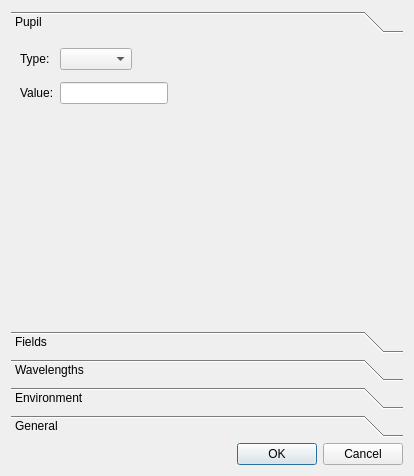
<?xml version="1.0" encoding="UTF-8"?>
<ui version="4.0">
 <class>SpecEditorDlg</class>
 <widget class="QDialog" name="SpecEditorDlg">
  <property name="geometry">
   <rect>
    <x>0</x>
    <y>0</y>
    <width>414</width>
    <height>476</height>
   </rect>
  </property>
  <property name="windowTitle">
   <string>Dialog</string>
  </property>
  <layout class="QVBoxLayout" name="verticalLayout">
   <item>
    <widget class="QToolBox" name="toolBox">
     <property name="currentIndex">
      <number>0</number>
     </property>
     <widget class="QWidget" name="pupilPage">
      <property name="geometry">
       <rect>
        <x>0</x>
        <y>0</y>
        <width>390</width>
        <height>242</height>
       </rect>
      </property>
      <attribute name="label">
       <string>Pupil</string>
      </attribute>
      <layout class="QGridLayout" name="gridLayout_2">
       <item row="3" column="0" colspan="2">
        <spacer name="verticalSpacer">
         <property name="orientation">
          <enum>Qt::Vertical</enum>
         </property>
         <property name="sizeHint" stdset="0">
          <size>
           <width>20</width>
           <height>40</height>
          </size>
         </property>
        </spacer>
       </item>
       <item row="2" column="1">
        <widget class="QLineEdit" name="pupilValueEdit">
         <property name="sizePolicy">
          <sizepolicy hsizetype="Preferred" vsizetype="Fixed">
           <horstretch>0</horstretch>
           <verstretch>0</verstretch>
          </sizepolicy>
         </property>
        </widget>
       </item>
       <item row="0" column="0">
        <widget class="QLabel" name="label_4">
         <property name="text">
          <string>Type:</string>
         </property>
        </widget>
       </item>
       <item row="0" column="1">
        <widget class="QComboBox" name="pupilTypeCombo">
         <property name="sizePolicy">
          <sizepolicy hsizetype="Fixed" vsizetype="Fixed">
           <horstretch>0</horstretch>
           <verstretch>0</verstretch>
          </sizepolicy>
         </property>
        </widget>
       </item>
       <item row="2" column="0">
        <widget class="QLabel" name="label_3">
         <property name="text">
          <string>Value:</string>
         </property>
        </widget>
       </item>
       <item row="0" column="2" rowspan="3">
        <spacer name="horizontalSpacer">
         <property name="orientation">
          <enum>Qt::Horizontal</enum>
         </property>
         <property name="sizeHint" stdset="0">
          <size>
           <width>40</width>
           <height>20</height>
          </size>
         </property>
        </spacer>
       </item>
      </layout>
     </widget>
     <widget class="QWidget" name="fieldPage">
      <property name="geometry">
       <rect>
        <x>0</x>
        <y>0</y>
        <width>390</width>
        <height>242</height>
       </rect>
      </property>
      <attribute name="label">
       <string>Fields</string>
      </attribute>
      <layout class="QGridLayout" name="gridLayout_4">
       <item row="1" column="3">
        <widget class="QPushButton" name="addFieldButton">
         <property name="sizePolicy">
          <sizepolicy hsizetype="Fixed" vsizetype="Fixed">
           <horstretch>0</horstretch>
           <verstretch>0</verstretch>
          </sizepolicy>
         </property>
         <property name="text">
          <string>Add</string>
         </property>
        </widget>
       </item>
       <item row="1" column="1">
        <widget class="QPushButton" name="insertFieldButton">
         <property name="sizePolicy">
          <sizepolicy hsizetype="Fixed" vsizetype="Fixed">
           <horstretch>0</horstretch>
           <verstretch>0</verstretch>
          </sizepolicy>
         </property>
         <property name="text">
          <string>Insert</string>
         </property>
        </widget>
       </item>
       <item row="1" column="2">
        <widget class="QPushButton" name="removeFieldButton">
         <property name="sizePolicy">
          <sizepolicy hsizetype="Fixed" vsizetype="Fixed">
           <horstretch>0</horstretch>
           <verstretch>0</verstretch>
          </sizepolicy>
         </property>
         <property name="text">
          <string>Remove</string>
         </property>
        </widget>
       </item>
       <item row="1" column="0">
        <spacer name="horizontalSpacer_2">
         <property name="orientation">
          <enum>Qt::Horizontal</enum>
         </property>
         <property name="sizeHint" stdset="0">
          <size>
           <width>40</width>
           <height>20</height>
          </size>
         </property>
        </spacer>
       </item>
       <item row="2" column="0" colspan="4">
        <widget class="FieldTableWidget" name="fieldTable"/>
       </item>
       <item row="0" column="0">
        <widget class="QLabel" name="label_7">
         <property name="text">
          <string>Field Type:</string>
         </property>
        </widget>
       </item>
       <item row="0" column="1" colspan="3">
        <widget class="QComboBox" name="fieldTypeCombo"/>
       </item>
      </layout>
     </widget>
     <widget class="QWidget" name="wavelengthPage">
      <property name="geometry">
       <rect>
        <x>0</x>
        <y>0</y>
        <width>390</width>
        <height>242</height>
       </rect>
      </property>
      <attribute name="label">
       <string>Wavelengths</string>
      </attribute>
      <layout class="QGridLayout" name="gridLayout_3">
       <item row="0" column="3">
        <widget class="QPushButton" name="addWavelengthButton">
         <property name="sizePolicy">
          <sizepolicy hsizetype="Fixed" vsizetype="Fixed">
           <horstretch>0</horstretch>
           <verstretch>0</verstretch>
          </sizepolicy>
         </property>
         <property name="text">
          <string>Add</string>
         </property>
        </widget>
       </item>
       <item row="0" column="1">
        <widget class="QPushButton" name="insertWavelengthButton">
         <property name="sizePolicy">
          <sizepolicy hsizetype="Fixed" vsizetype="Fixed">
           <horstretch>0</horstretch>
           <verstretch>0</verstretch>
          </sizepolicy>
         </property>
         <property name="text">
          <string>Insert</string>
         </property>
        </widget>
       </item>
       <item row="0" column="2">
        <widget class="QPushButton" name="removeWavelengthButton">
         <property name="sizePolicy">
          <sizepolicy hsizetype="Fixed" vsizetype="Fixed">
           <horstretch>0</horstretch>
           <verstretch>0</verstretch>
          </sizepolicy>
         </property>
         <property name="text">
          <string>Remove</string>
         </property>
        </widget>
       </item>
       <item row="0" column="0">
        <spacer name="horizontalSpacer_3">
         <property name="orientation">
          <enum>Qt::Horizontal</enum>
         </property>
         <property name="sizeHint" stdset="0">
          <size>
           <width>40</width>
           <height>20</height>
          </size>
         </property>
        </spacer>
       </item>
       <item row="1" column="0" colspan="4">
        <widget class="WavelengthTableWidget" name="wavelengthTable"/>
       </item>
       <item row="2" column="0">
        <widget class="QLabel" name="label_5">
         <property name="text">
          <string>Reference:</string>
         </property>
        </widget>
       </item>
       <item row="2" column="1" colspan="3">
        <widget class="QComboBox" name="referenceWavelengthCombo"/>
       </item>
      </layout>
     </widget>
     <widget class="QWidget" name="environmentPage">
      <property name="geometry">
       <rect>
        <x>0</x>
        <y>0</y>
        <width>390</width>
        <height>242</height>
       </rect>
      </property>
      <attribute name="label">
       <string>Environment</string>
      </attribute>
      <widget class="QLineEdit" name="temperatureEdit">
       <property name="geometry">
        <rect>
         <x>160</x>
         <y>30</y>
         <width>113</width>
         <height>21</height>
        </rect>
       </property>
      </widget>
      <widget class="QLabel" name="label_6">
       <property name="geometry">
        <rect>
         <x>30</x>
         <y>30</y>
         <width>91</width>
         <height>16</height>
        </rect>
       </property>
       <property name="text">
        <string>Temperature:</string>
       </property>
      </widget>
     </widget>
     <widget class="QWidget" name="generalPage">
      <property name="geometry">
       <rect>
        <x>0</x>
        <y>0</y>
        <width>390</width>
        <height>242</height>
       </rect>
      </property>
      <attribute name="label">
       <string>General</string>
      </attribute>
      <layout class="QGridLayout" name="gridLayout">
       <item row="0" column="0">
        <widget class="QLabel" name="label">
         <property name="text">
          <string>Title:</string>
         </property>
        </widget>
       </item>
       <item row="0" column="1">
        <widget class="QLineEdit" name="titleEdit"/>
       </item>
       <item row="1" column="0">
        <widget class="QLabel" name="label_2">
         <property name="text">
          <string>Note:</string>
         </property>
        </widget>
       </item>
       <item row="1" column="1">
        <widget class="QTextEdit" name="noteEdit"/>
       </item>
      </layout>
     </widget>
    </widget>
   </item>
   <item>
    <widget class="QDialogButtonBox" name="buttonBox">
     <property name="orientation">
      <enum>Qt::Horizontal</enum>
     </property>
     <property name="standardButtons">
      <set>QDialogButtonBox::Cancel|QDialogButtonBox::Ok</set>
     </property>
    </widget>
   </item>
  </layout>
 </widget>
 <customwidgets>
  <customwidget>
   <class>FieldTableWidget</class>
   <extends>QTableWidget</extends>
   <header>SystemEditor/FieldTable.h</header>
  </customwidget>
  <customwidget>
   <class>WavelengthTableWidget</class>
   <extends>QTableWidget</extends>
   <header>SystemEditor/WavelengthTable.h</header>
  </customwidget>
 </customwidgets>
 <resources/>
 <connections>
  <connection>
   <sender>buttonBox</sender>
   <signal>accepted()</signal>
   <receiver>SpecEditorDlg</receiver>
   <slot>accept()</slot>
   <hints>
    <hint type="sourcelabel">
     <x>248</x>
     <y>254</y>
    </hint>
    <hint type="destinationlabel">
     <x>157</x>
     <y>274</y>
    </hint>
   </hints>
  </connection>
  <connection>
   <sender>buttonBox</sender>
   <signal>rejected()</signal>
   <receiver>SpecEditorDlg</receiver>
   <slot>reject()</slot>
   <hints>
    <hint type="sourcelabel">
     <x>316</x>
     <y>260</y>
    </hint>
    <hint type="destinationlabel">
     <x>286</x>
     <y>274</y>
    </hint>
   </hints>
  </connection>
 </connections>
</ui>
